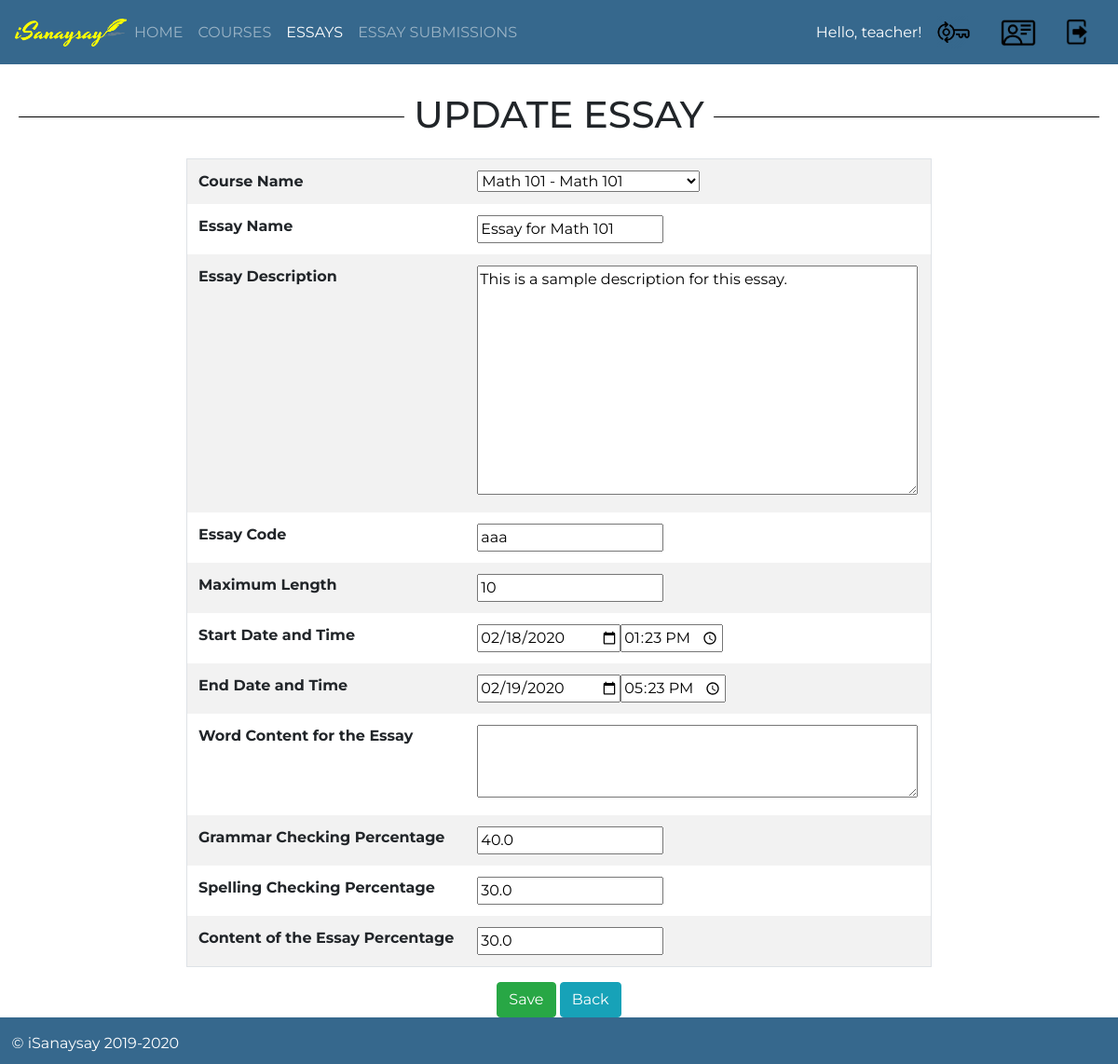
The app's page /isanaysay/update_essay/1 (signed in), older data.
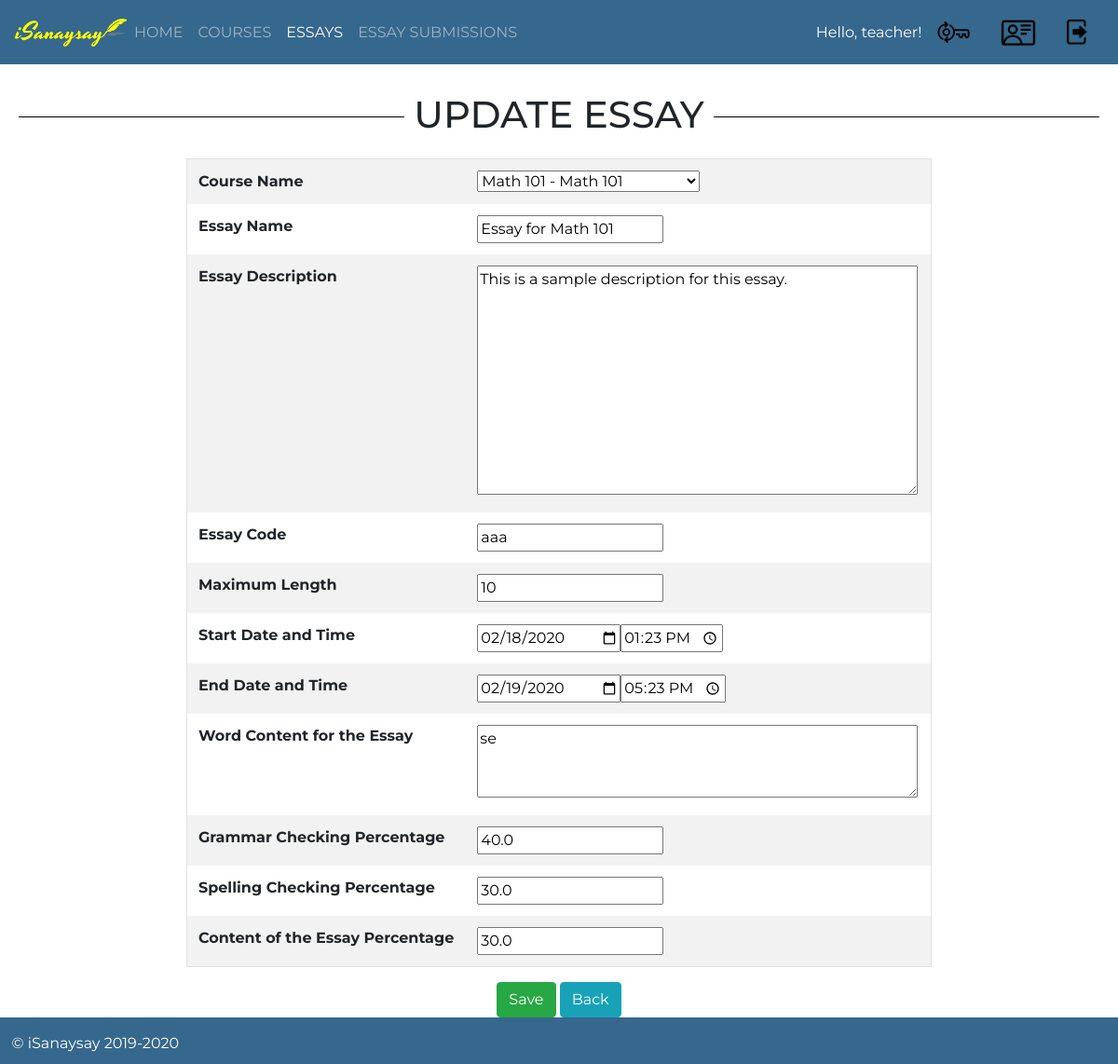
The same page, newer data.
### users/models.py (models this page shows, shortened)
class Essay(models.Model):
    course = models.ForeignKey(Course, verbose_name="Course", on_delete = models.CASCADE)
    name = models.CharField(verbose_name="Essay Name", max_length=300)
    essay_description = models.CharField(verbose_name="Essay Description", max_length=1500)
    essay_code = models.CharField(verbose_name="Essay Code", max_length=100)
    maximum_length = models.IntegerField(verbose_name="Maximum Length")
    start_date_time = models.DateTimeField(verbose_name="Essay Start Date and Time")
    end_date_time = models.DateTimeField(verbose_name="Essay End Date and Time")
    criteria_no_1 = models.FloatField(verbose_name="Grammar",default=0)
    criteria_no_2 = models.FloatField(verbose_name="Spelling",default=0)
    criteria_no_3 = models.FloatField(verbose_name="Content",default=0)
    words = models.CharField(verbose_name="Words",max_length=10000,default="")

### users/views.py (the view)
# urls.py: url(r'^update_essay/(?P<essay_id>\d+)$', update_essay, name='update-essay'),
def update_essay(request, essay_id):
    if request.user.is_authenticated:
        template = "update_essay.html"
        user_id = request.user.id
        essay = Essay.objects.get(id=int(essay_id))
        if request.method == "POST":
            form = EssayForm(user_id,request.POST, instance=essay)
            if form.is_valid():
                form.save()
                messages.success(request, 'The essay has been updated successfully!')
                context = {
                    'essay_form': EssayForm(user_id,instance=essay),
                }
        else:
            context = {
                'essay_form': EssayForm(user_id,instance=essay),
            }
        return render(request, template, context)
    else:
        return HttpResponseRedirect(reverse_lazy('index'))

### users/forms.py
class EssayForm(forms.ModelForm):
	essay_description = forms.CharField(widget=forms.Textarea(attrs={"rows":10, "cols":50}))
	words = forms.CharField(widget=forms.Textarea(attrs={"rows":3, "cols":50}))
	start_date_time = forms.SplitDateTimeField(label='What is the essay start date and time?', widget=forms.SplitDateTimeWidget(date_attrs={'type':'date'},time_attrs={'type':'time'}))
	end_date_time = forms.SplitDateTimeField(label='What is the essay end date and time?', widget=forms.SplitDateTimeWidget(date_attrs={'type':'date'},time_attrs={'type':'time'}))
	class Meta:
		model = Essay
		fields = '__all__'
	def __init__(self, user_id, *args, **kwargs):
		print(user_id)
		super(EssayForm, self).__init__(*args, **kwargs)
		self.fields['course'].queryset = Course.objects.filter(teacher__id=user_id)

### users/models.py (called while the page is built)
    def __str__(self):
        return self.course_code + " - " + self.course_detail

### templates/update_essay.html (shortened to what this page needs)
{% extends 'base.html' %}
{% block content %}
	<div id="parent"><div id="child"><br/><br/><br/>
		<h1><span>UPDATE ESSAY</span></h1><br/>
		<form role="form" action="" method="POST">
			<table class="table table-bordered table-striped"  style="
    max-width: 800px;
    text-align: left;
    margin-left: auto;
    margin-right: auto;
">
				<tbody>
					<tr>
						<th>Course Name</th>
						<th>{{ essay_form.course }}</th>
					</tr>
					<tr>
						<th>Essay Name</th>
						<th>{{ essay_form.name }}</th>
					</tr>
					<tr>
						<th>Essay Description</th>
						<th>{{ essay_form.essay_description }}</th>
					</tr>
					<tr>
						<th>Essay Code</th>
						<th>{{ essay_form.essay_code }}</th>
					</tr>
					<tr>
						<th>Maximum Length</th>
						<th>{{ essay_form.maximum_length }}</th>
					</tr>
					<tr>
						<th>Start Date and Time</th>
						<th>{{ essay_form.start_date_time }}</th>
					</tr>
					<tr>
						<th>End Date and Time</th>
						<th>{{ essay_form.end_date_time }}</th>
					</tr>
					<tr>
						<th>Word Content for the Essay</th>
						<th>{{ essay_form.words }}</th>
					</tr>
					<tr>
						<th>Grammar Checking Percentage</th>
						<th>{{ essay_form.criteria_no_1 }}</th>
					</tr>
					<tr>
						<th>Spelling Checking Percentage</th>
						<th>{{ essay_form.criteria_no_2 }}</th>
					</tr>
					<tr>
						<th>Content of the Essay Percentage</th>
						<th>{{ essay_form.criteria_no_3 }}</th>
					</tr>
				</tbody>
			</table>
			<button type="submit" class="btn btn-success">Save</button>
			<a href="{% url 'view-essays' %}" class="btn btn-info">Back</a>
		</form>
	</div></div>
{% endblock %}

Row changes from the older to the newer data that the page shows:
changed Essay "Math 101 - Math 101": words (not shown) → "se"
